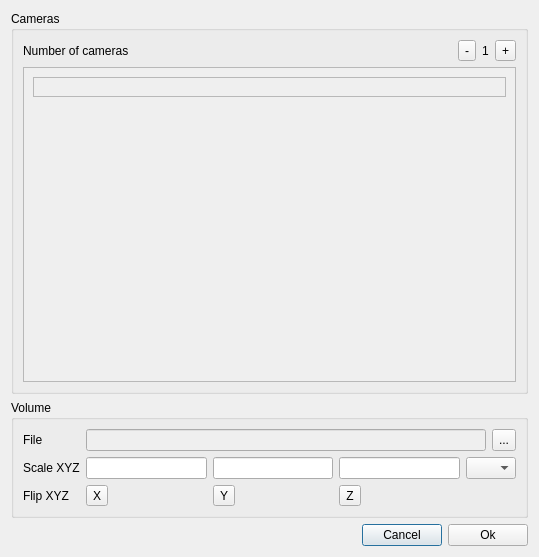
<?xml version="1.0" encoding="UTF-8"?>
<ui version="4.0">
 <class>NewTrialDialog</class>
 <widget class="QDialog" name="NewTrialDialog">
  <property name="geometry">
   <rect>
    <x>0</x>
    <y>0</y>
    <width>539</width>
    <height>557</height>
   </rect>
  </property>
  <property name="windowTitle">
   <string>Create a new trial</string>
  </property>
  <layout class="QGridLayout" name="gridLayout_4">
   <item row="2" column="1">
    <widget class="QPushButton" name="pushButton_Cancel">
     <property name="text">
      <string>Cancel</string>
     </property>
    </widget>
   </item>
   <item row="2" column="2">
    <widget class="QPushButton" name="pushButton_OK">
     <property name="text">
      <string>Ok</string>
     </property>
    </widget>
   </item>
   <item row="2" column="0">
    <spacer name="horizontalSpacer">
     <property name="orientation">
      <enum>Qt::Horizontal</enum>
     </property>
     <property name="sizeHint" stdset="0">
      <size>
       <width>40</width>
       <height>20</height>
      </size>
     </property>
    </spacer>
   </item>
   <item row="0" column="0" colspan="3">
    <widget class="QGroupBox" name="groupBox">
     <property name="title">
      <string>Cameras</string>
     </property>
     <layout class="QGridLayout" name="gridLayout_3">
      <item row="0" column="0">
       <widget class="QLabel" name="label_5">
        <property name="text">
         <string>Number of cameras</string>
        </property>
       </widget>
      </item>
      <item row="0" column="1">
       <widget class="QToolButton" name="toolButton_CameraMinus">
        <property name="text">
         <string>-</string>
        </property>
       </widget>
      </item>
      <item row="0" column="3">
       <widget class="QToolButton" name="toolButton_CameraPlus">
        <property name="text">
         <string>+</string>
        </property>
       </widget>
      </item>
      <item row="1" column="0" colspan="4">
       <widget class="QScrollArea" name="scrollArea">
        <property name="widgetResizable">
         <bool>true</bool>
        </property>
        <widget class="QWidget" name="scrollAreaWidgetContents">
         <property name="geometry">
          <rect>
           <x>0</x>
           <y>0</y>
           <width>499</width>
           <height>340</height>
          </rect>
         </property>
         <layout class="QGridLayout" name="gridLayout_2">
          <item row="0" column="0">
           <widget class="QFrame" name="frame">
            <property name="frameShape">
             <enum>QFrame::StyledPanel</enum>
            </property>
            <property name="frameShadow">
             <enum>QFrame::Raised</enum>
            </property>
            <layout class="QGridLayout" name="gridLayout_6"/>
           </widget>
          </item>
          <item row="1" column="0">
           <spacer name="verticalSpacer">
            <property name="orientation">
             <enum>Qt::Vertical</enum>
            </property>
            <property name="sizeHint" stdset="0">
             <size>
              <width>20</width>
              <height>40</height>
             </size>
            </property>
           </spacer>
          </item>
         </layout>
        </widget>
       </widget>
      </item>
      <item row="0" column="2">
       <widget class="QLabel" name="label_CameraNb">
        <property name="sizePolicy">
         <sizepolicy hsizetype="Maximum" vsizetype="Preferred">
          <horstretch>0</horstretch>
          <verstretch>0</verstretch>
         </sizepolicy>
        </property>
        <property name="text">
         <string>1</string>
        </property>
       </widget>
      </item>
     </layout>
    </widget>
   </item>
   <item row="1" column="0" colspan="3">
    <widget class="QGroupBox" name="groupBox_Volume">
     <property name="title">
      <string>Volume</string>
     </property>
     <layout class="QGridLayout" name="gridLayout_5">
      <item row="1" column="0">
       <widget class="QLabel" name="label_3">
        <property name="text">
         <string>Scale XYZ</string>
        </property>
       </widget>
      </item>
      <item row="0" column="0">
       <widget class="QLabel" name="label_2">
        <property name="text">
         <string>File</string>
        </property>
       </widget>
      </item>
      <item row="3" column="1">
       <widget class="QToolButton" name="toolButton_FlipX">
        <property name="text">
         <string>X</string>
        </property>
        <property name="checkable">
         <bool>true</bool>
        </property>
       </widget>
      </item>
      <item row="1" column="2">
       <widget class="QLineEdit" name="lineEdit_ScaleY"/>
      </item>
      <item row="3" column="0">
       <widget class="QLabel" name="label_4">
        <property name="text">
         <string>Flip XYZ</string>
        </property>
       </widget>
      </item>
      <item row="1" column="3">
       <widget class="QLineEdit" name="lineEdit_ScaleZ"/>
      </item>
      <item row="3" column="3">
       <widget class="QToolButton" name="toolButton_FlipZ">
        <property name="text">
         <string>Z</string>
        </property>
        <property name="checkable">
         <bool>true</bool>
        </property>
       </widget>
      </item>
      <item row="3" column="2">
       <widget class="QToolButton" name="toolButton_FlipY">
        <property name="text">
         <string>Y</string>
        </property>
        <property name="checkable">
         <bool>true</bool>
        </property>
       </widget>
      </item>
      <item row="1" column="1">
       <widget class="QLineEdit" name="lineEdit_ScaleX"/>
      </item>
      <item row="0" column="1" colspan="4">
       <widget class="QLineEdit" name="lineEdit_VolumeFile">
        <property name="enabled">
         <bool>false</bool>
        </property>
        <property name="sizePolicy">
         <sizepolicy hsizetype="Expanding" vsizetype="Preferred">
          <horstretch>0</horstretch>
          <verstretch>0</verstretch>
         </sizepolicy>
        </property>
       </widget>
      </item>
      <item row="0" column="5">
       <widget class="QToolButton" name="toolButton_VolumeFile">
        <property name="sizePolicy">
         <sizepolicy hsizetype="Fixed" vsizetype="Preferred">
          <horstretch>0</horstretch>
          <verstretch>0</verstretch>
         </sizepolicy>
        </property>
        <property name="text">
         <string>...</string>
        </property>
       </widget>
      </item>
      <item row="1" column="4" colspan="2">
       <widget class="QComboBox" name="comboBox_Units">
        <property name="currentIndex">
         <number>-1</number>
        </property>
        <property name="maxVisibleItems">
         <number>12</number>
        </property>
        <item>
         <property name="text">
          <string>um</string>
         </property>
        </item>
        <item>
         <property name="text">
          <string>mm</string>
         </property>
        </item>
        <item>
         <property name="text">
          <string>cm</string>
         </property>
        </item>
       </widget>
      </item>
     </layout>
    </widget>
   </item>
  </layout>
 </widget>
 <resources/>
 <connections/>
</ui>
